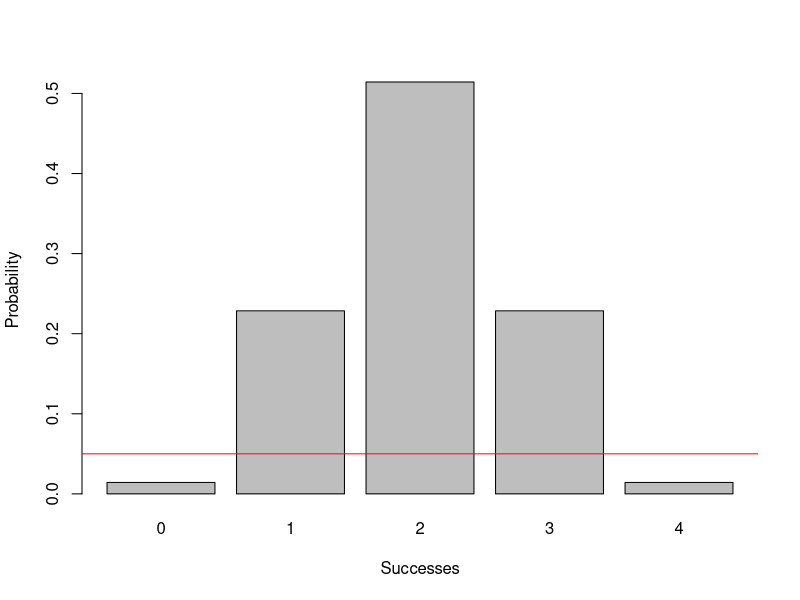
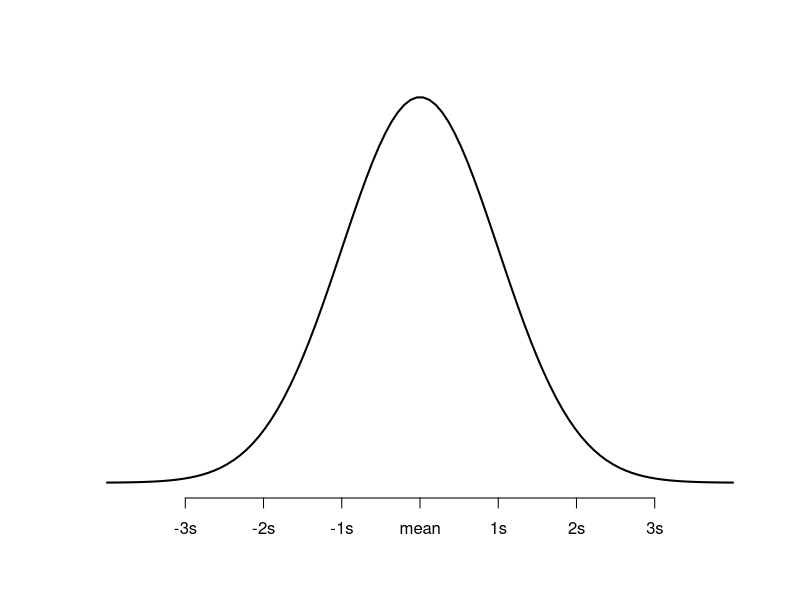
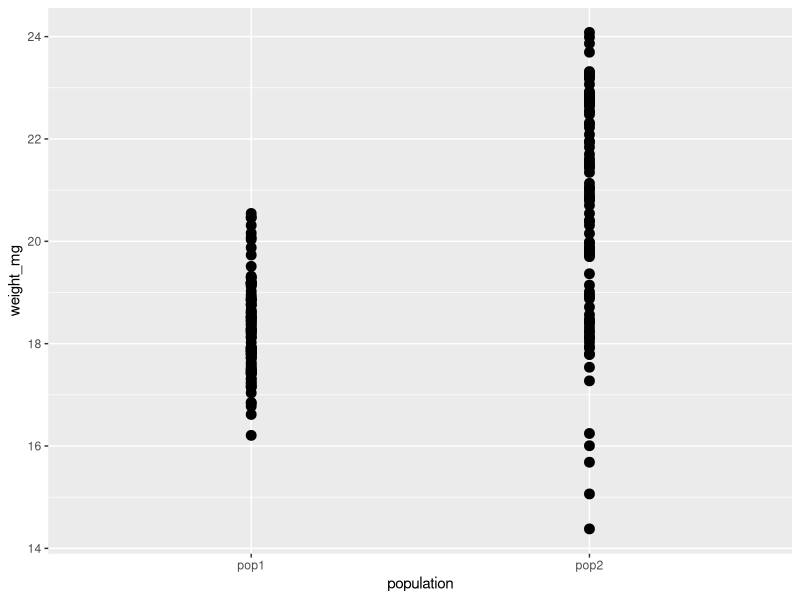
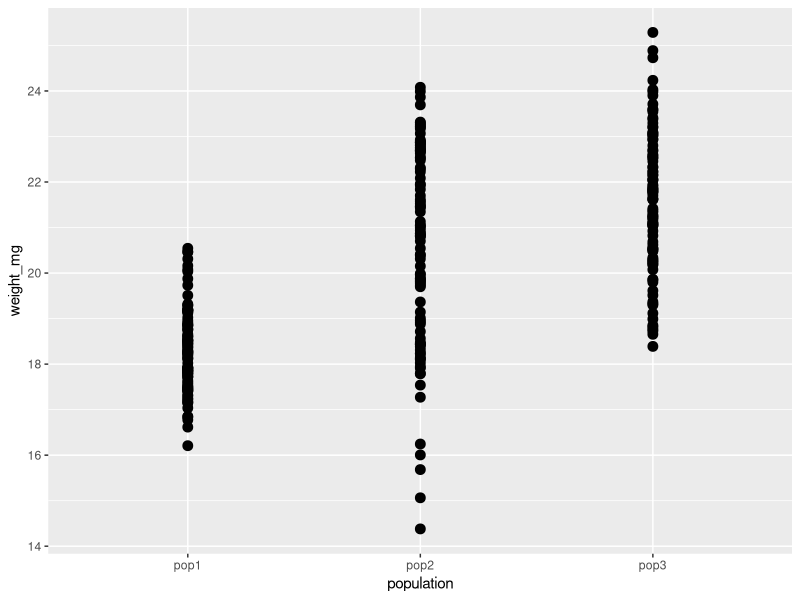
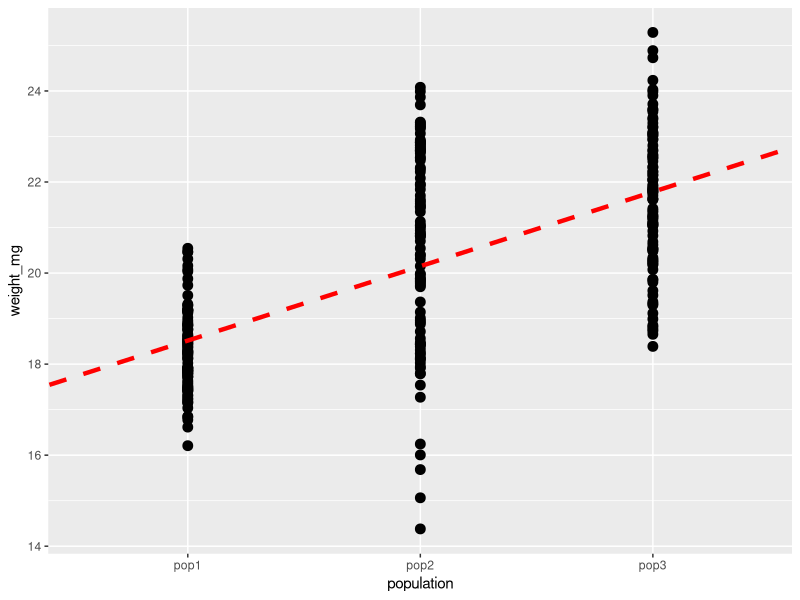
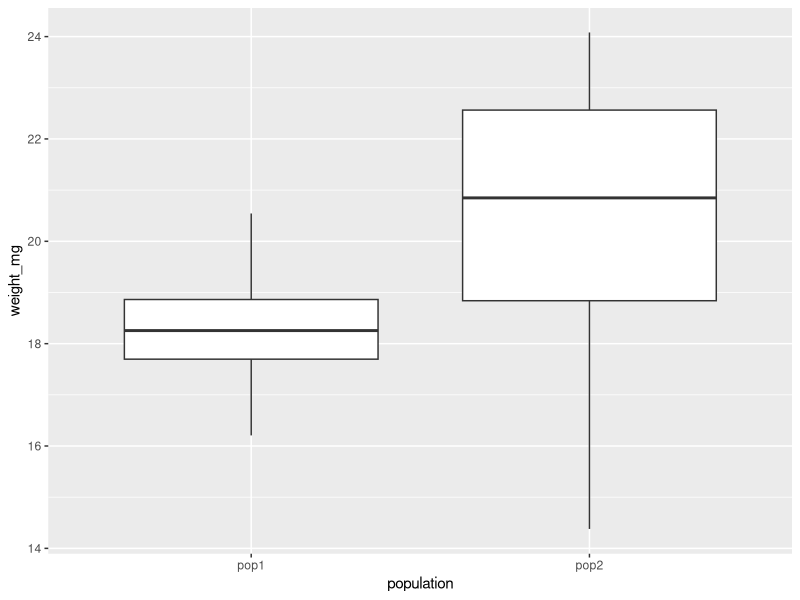
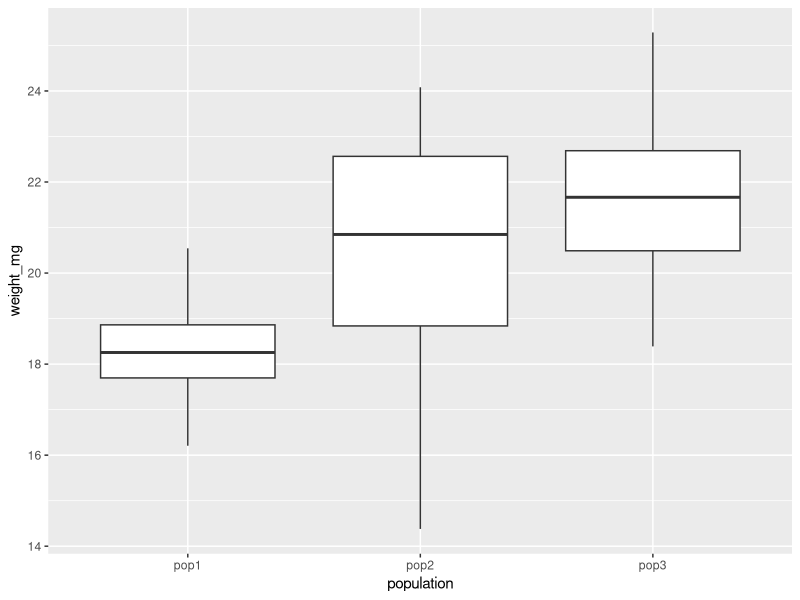
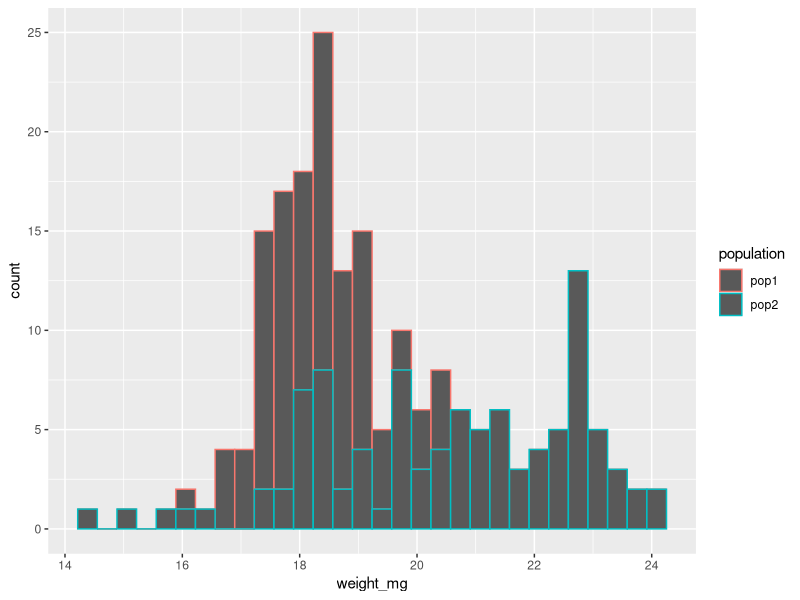

Recreate these plots in R, in order.
####Initialize####
library(ggplot2)
library(tidyverse)
library(pwr)
library(car)
library(MASS)
library(lmtest)
library(tseries)
library(ggfortify)
####Distributions####
x_dhyper <- seq(0, 4, by = 1)

# Apply dhyper function
y_dhyper <- dhyper(x_dhyper, m = 4, n = 4, k = 4)   

# Plot dhyper values
barplot(y_dhyper, ylab = "Probability", xlab = "Successes", names.arg = c(0,1,2,3,4)) 
abline (h=0.05, col="red")

#Create a sequence of 100 equally spaced numbers between -4 and 4
x <- seq(-4, 4, length=100)

#create a vector of values that shows the height of the probability distribution
#for each value in x
y <- dnorm(x)

#plot x and y as a scatterplot with connected lines (type = "l") and add
#an x-axis with custom labels
plot(x,y, type = "l", lwd = 2, axes = FALSE, xlab = "", ylab = "")
axis(1, at = -3:3, labels = c("-3s", "-2s", "-1s", "mean", "1s", "2s", "3s"))

####generate tibble of 3 tick populations####
#generate normally distributed random numbers
pop1=rnorm(100,18.2,1)
pop2=rnorm(100,20.2,2)
pop3=rnorm(100,21.7,1.5)

tickwts <- cbind(pop1,pop2,pop3)
View(tickwts)
tickwts <- as_tibble(tickwts)


tickwts <- as_tibble(tickwts) %>% 
  pivot_longer(
    everything(),
    names_to = "population",
    values_to = "weight_mg"
  ) %>%
  mutate(pop.f = as.factor(population)) %>%
  mutate(pop.f=case_match(pop.f, "pop1" ~ "1", "pop2" ~ "2", "pop3" ~ "3")) %>%
  mutate(pop.f=as.numeric(pop.f)) %>%
  arrange(population)

pop.f <- as.factor(tickwts$population)
case_match(pop.f, "pop1" ~ "1", "pop2" ~ "2", "pop3" ~ "3")

####make scatterplot, boxplot, histograms####
plot2 <- tickwts %>% 
  filter(population=="pop1" | population =="pop2") %>%
  ggplot(aes(x=population,
             y=weight_mg)) +
  geom_point(size = 3) 
plot2




plot3 <- tickwts %>% 
  ggplot(aes(x=population,
             y=weight_mg)) +
  geom_point(size = 3)
plot3


population.f <- factor(tickwts$population)
recode_factor(population.f, pop1="1", pop2="2",pop3="3")
reg<-lm(formula = weight_mg ~ pop.f,
        data=tickwts)                      

#get intercept and slope value
coeff<-coefficients(reg)          
intercept<-coeff[1]
slope<- coeff[2]

# add the regression line
plot3+geom_abline(intercept = intercept, slope = slope, color="red", 
                  linetype="dashed", linewidth=1.5)


boxplot2 <- tickwts %>% 
  filter(population == "pop1" | population == "pop2") %>%
  ggplot(aes(x=population,
             y=weight_mg)) +
  geom_boxplot()
boxplot2

boxplot3 <- tickwts %>% 
  ggplot(aes(x=population,
             y=weight_mg)) +
  geom_boxplot()
boxplot3

histo2 <- tickwts %>% 
  filter(population == "pop1" | population == "pop2") %>%
  ggplot(aes(y=weight_mg, color=population)) +
  geom_histogram() +
  coord_flip()
histo2

histo3 <- tickwts %>% 
  ggplot(aes(y=weight_mg, color=population)) +
  geom_histogram() +
  coord_flip()
histo3

####T-test and T-statistic for pop1,pop2####
ttest <- t.test(pop1,pop2)
ttest
tstat <- ttest$statistic
tstat

####power calculation####
pwr.t.test(100,0.5,0.05)

####t-distribution graphic####
plot(function(x) dt(x, df = 198), -4, 4, ylim = c(0, 0.7),
     main = "t-distribution", yaxs = "i", xlab= "stdev")
abline(v=1, col="darkgreen")
abline(v=-1, col="darkgreen")
abline(v=-2, col="green")
abline(v=2,col="green", )
       abline(v=tstat, col="red",lty = 4)
       
####regression example####
       set.seed(1234)
       
       ##Linear Regression
       #Generate the independent variable and the error
       x1=rnorm(100,50,9)
       x2=rnorm(100,200,64)
       error=rnorm(100,0,16)
       #Generate the dependent variable (b0=150, b1=-4, b2=2.5)
       y1=150-(4*x1)+(2.5*x2)+error
       #create the model
       m1=lm(y1~x2)
       summary(m1)
       plot(x1,y1)
       abline(lm(y1~x1))
       #autoplot(m1)
